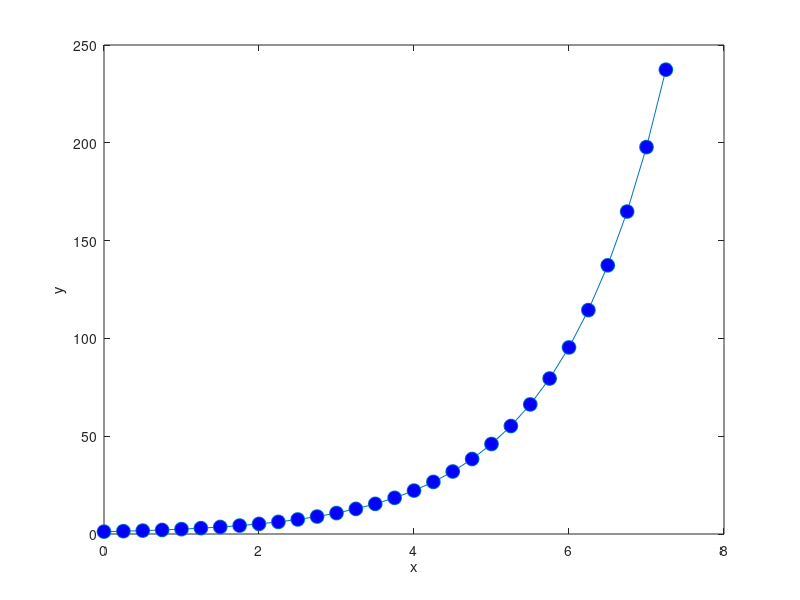

Here is the MATLAB script that generated this plot:
% MATLAB Tutorial 2 Answers
% MATLABTutorial2Ans.m

%% QRQ 1
xLst = [-3, 5, 1]

%% QRQ 2
for i = 1:3
    disp(xLst(i))
end

%% QRQ 3 a
ptLst = [ -3 6; 5 2; 1 12]

%% QRQ 3 b
ptLst(3, :)

%% QRQ 3 c
ptLst(2, 1)

%% QRQ 3 d
ptLst(1, 2)

%% QRQ 3 e
ptLst(1, :)

%% QRQ 3 f
ptLst(:, 2)

%% QRQ 4
yLst = [6, 2, 12];
plot(xLst, yLst, 'o') 
xlabel('x')
ylabel('y')

%% QRQ 5
plot(xLst, yLst, 'o', 'MarkerSize', 10, 'MarkerFaceColor', 'k')

%% QRQ 6
plot(xLst, yLst, '-o', 'MarkerSize', 10, 'MarkerFaceColor', 'b')
xlabel('x')
ylabel('y')

%% QRQ 7

xValues = zeros(1, 30);
yValues = zeros(1, 30);
y = 1;
for i = 1:30 
    x = 0.25 * (i - 1); 
    xValues(1, i) = x;
    y = 1.2 * y;
    yValues(1, i) = y;
end
plot(xValues, yValues, '-o', 'MarkerSize', 10, 'MarkerFaceColor', 'b')
xlabel('x')
ylabel('y')
